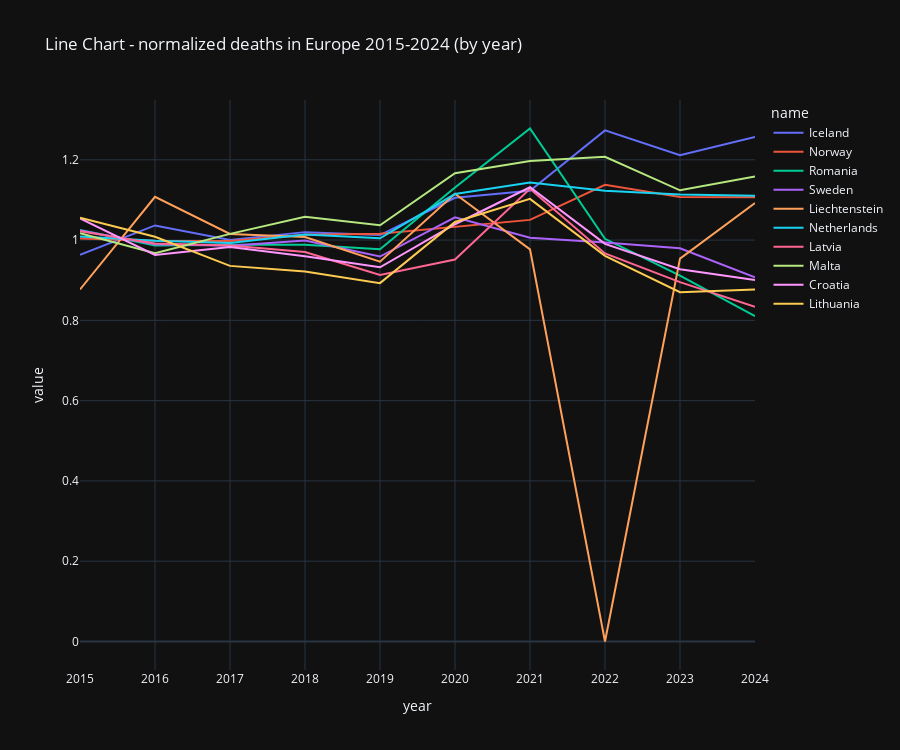

This figure's notebook cell:
### Markdown cell above
* Note
here we can see some data might not be trust-worthy.
see `Liechtenstein`

### Code cell
title = 'Line Chart - normalized deaths in Europe 2015-2024 (by year)'
display(MD(f'### {title}'))

display(MD(f'#### Only the top 5 values in 2024, and the bottom 5 values in 2024'))
display(MD(f'#### Only where the deaths are from people who are less than 80 years old'))

temp = cd[(cd['source']=='deaths') & (cd['filter']=='LT80') & (cd['value_type']=='normalized')]

head2024 = temp[(temp['year']==2024)].sort_values(by='value', ascending=False).head(5)
tail2024 = temp[(temp['year']==2024)].sort_values(by='value', ascending=False).tail(5)


temp = temp[
    (temp['name'].isin(head2024.name))
    | (temp['name'].isin(tail2024.name))
    ]

temp = temp.sort_values(by='value', ascending=True)
temp = temp.sort_values(by='year', ascending=True)


fig = px.line(
    temp,
    x='year',
    y='value',
    color='name',
    height=750 ,
    hover_data={
        'name', 'abbr', 'value'
    },
    title=title
    )
fig.update_layout(template="plotly_dark")

### Figure 1 — Plotly figure (JSON) as saved in the notebook; plotly's stock layout.template omitted (floating-point values rounded to 4 significant figures)
{"data": [{"customdata": [["IS", "Iceland"], ["IS", "Iceland"], ["IS", "Iceland"], ["IS", "Iceland"], ["IS", "Iceland"], ["IS", "Iceland"], ["IS", "Iceland"], ["IS", "Iceland"], ["IS", "Iceland"], ["IS", "Iceland"]], "hovertemplate": "name=%{customdata[1]}<br>year=%{x}<br>value=%{y}<br>abbr=%{customdata[0]}<extra></extra>", "legendgroup": "Iceland", "line": {"color": "#636efa", "dash": "solid"}, "marker": {"symbol": "circle"}, "mode": "lines", "name": "Iceland", "orientation": "v", "showlegend": true, "type": "scatter", "x": [2015, 2016, 2017, 2018, 2019, 2020, 2021, 2022, 2023, 2024], "xaxis": "x", "y": [0.9635, 1.036, 1, 1.02, 1.013, 1.105, 1.123, 1.273, 1.212, 1.257], "yaxis": "y"}, {"customdata": [["NO", "Norway"], ["NO", "Norway"], ["NO", "Norway"], ["NO", "Norway"], ["NO", "Norway"], ["NO", "Norway"], ["NO", "Norway"], ["NO", "Norway"], ["NO", "Norway"], ["NO", "Norway"]], "hovertemplate": "name=%{customdata[1]}<br>year=%{x}<br>value=%{y}<br>abbr=%{customdata[0]}<extra></extra>", "legendgroup": "Norway", "line": {"color": "#EF553B", "dash": "solid"}, "marker": {"symbol": "circle"}, "mode": "lines", "name": "Norway", "orientation": "v", "showlegend": true, "type": "scatter", "x": [2015, 2016, 2017, 2018, 2019, 2020, 2021, 2022, 2023, 2024], "xaxis": "x", "y": [1.004, 0.9982, 0.998, 1.013, 1.016, 1.034, 1.05, 1.138, 1.107, 1.106], "yaxis": "y"}, {"customdata": [["RO", "Romania"], ["RO", "Romania"], ["RO", "Romania"], ["RO", "Romania"], ["RO", "Romania"], ["RO", "Romania"], ["RO", "Romania"], ["RO", "Romania"], ["RO", "Romania"], ["RO", "Romania"]], "hovertemplate": "name=%{customdata[1]}<br>year=%{x}<br>value=%{y}<br>abbr=%{customdata[0]}<extra></extra>", "legendgroup": "Romania", "line": {"color": "#00cc96", "dash": "solid"}, "marker": {"symbol": "circle"}, "mode": "lines", "name": "Romania", "orientation": "v", "showlegend": true, "type": "scatter", "x": [2015, 2016, 2017, 2018, 2019, 2020, 2021, 2022, 2023, 2024], "xaxis": "x", "y": [1.025, 0.9865, 0.9886, 0.9887, 0.977, 1.131, 1.278, 1.003, 0.9113, 0.8105], "yaxis": "y"}, {"customdata": [["SE", "Sweden"], ["SE", "Sweden"], ["SE", "Sweden"], ["SE", "Sweden"], ["SE", "Sweden"], ["SE", "Sweden"], ["SE", "Sweden"], ["SE", "Sweden"], ["SE", "Sweden"], ["SE", "Sweden"]], "hovertemplate": "name=%{customdata[1]}<br>year=%{x}<br>value=%{y}<br>abbr=%{customdata[0]}<extra></extra>", "legendgroup": "Sweden", "line": {"color": "#ab63fa", "dash": "solid"}, "marker": {"symbol": "circle"}, "mode": "lines", "name": "Sweden", "orientation": "v", "showlegend": true, "type": "scatter", "x": [2015, 2016, 2017, 2018, 2019, 2020, 2021, 2022, 2023, 2024], "xaxis": "x", "y": [1.024, 0.9899, 0.9861, 0.9987, 0.959, 1.057, 1.006, 0.994, 0.9794, 0.9073], "yaxis": "y"}, {"customdata": [["LI", "Liechtenstein"], ["LI", "Liechtenstein"], ["LI", "Liechtenstein"], ["LI", "Liechtenstein"], ["LI", "Liechtenstein"], ["LI", "Liechtenstein"], ["LI", "Liechtenstein"], ["LI", "Liechtenstein"], ["LI", "Liechtenstein"], ["LI", "Liechtenstein"]], "hovertemplate": "name=%{customdata[1]}<br>year=%{x}<br>value=%{y}<br>abbr=%{customdata[0]}<extra></extra>", "legendgroup": "Liechtenstein", "line": {"color": "#FFA15A", "dash": "solid"}, "marker": {"symbol": "circle"}, "mode": "lines", "name": "Liechtenstein", "orientation": "v", "showlegend": true, "type": "scatter", "x": [2015, 2016, 2017, 2018, 2019, 2020, 2021, 2022, 2023, 2024], "xaxis": "x", "y": [0.8769, 1.108, 1.015, 1.008, 0.9462, 1.115, 0.9769, 0, 0.9538, 1.092], "yaxis": "y"}, {"customdata": [["NL", "Netherlands"], ["NL", "Netherlands"], ["NL", "Netherlands"], ["NL", "Netherlands"], ["NL", "Netherlands"], ["NL", "Netherlands"], ["NL", "Netherlands"], ["NL", "Netherlands"], ["NL", "Netherlands"], ["NL", "Netherlands"]], "hovertemplate": "name=%{customdata[1]}<br>year=%{x}<br>value=%{y}<br>abbr=%{customdata[0]}<extra></extra>", "legendgroup": "Netherlands", "line": {"color": "#19d3f3", "dash": "solid"}, "marker": {"symbol": "circle"}, "mode": "lines", "name": "Netherlands", "orientation": "v", "showlegend": true, "type": "scatter", "x": [2015, 2016, 2017, 2018, 2019, 2020, 2021, 2022, 2023, 2024], "xaxis": "x", "y": [1.009, 0.9981, 0.9928, 1.014, 1.004, 1.115, 1.144, 1.123, 1.113, 1.111], "yaxis": "y"}, {"customdata": [["LV", "Latvia"], ["LV", "Latvia"], ["LV", "Latvia"], ["LV", "Latvia"], ["LV", "Latvia"], ["LV", "Latvia"], ["LV", "Latvia"], ["LV", "Latvia"], ["LV", "Latvia"], ["LV", "Latvia"]], "hovertemplate": "name=%{customdata[1]}<br>year=%{x}<br>value=%{y}<br>abbr=%{customdata[0]}<extra></extra>", "legendgroup": "Latvia", "line": {"color": "#FF6692", "dash": "solid"}, "marker": {"symbol": "circle"}, "mode": "lines", "name": "Latvia", "orientation": "v", "showlegend": true, "type": "scatter", "x": [2015, 2016, 2017, 2018, 2019, 2020, 2021, 2022, 2023, 2024], "xaxis": "x", "y": [1.022, 0.9913, 0.9866, 0.9703, 0.9129, 0.9516, 1.128, 0.9666, 0.8951, 0.8336], "yaxis": "y"}, {"customdata": [["MT", "Malta"], ["MT", "Malta"], ["MT", "Malta"], ["MT", "Malta"], ["MT", "Malta"], ["MT", "Malta"], ["MT", "Malta"], ["MT", "Malta"], ["MT", "Malta"], ["MT", "Malta"]], "hovertemplate": "name=%{customdata[1]}<br>year=%{x}<br>value=%{y}<br>abbr=%{customdata[0]}<extra></extra>", "legendgroup": "Malta", "line": {"color": "#B6E880", "dash": "solid"}, "marker": {"symbol": "circle"}, "mode": "lines", "name": "Malta", "orientation": "v", "showlegend": true, "type": "scatter", "x": [2015, 2016, 2017, 2018, 2019, 2020, 2021, 2022, 2023, 2024], "xaxis": "x", "y": [1.017, 0.9672, 1.016, 1.058, 1.037, 1.166, 1.197, 1.208, 1.124, 1.159], "yaxis": "y"}, {"customdata": [["HR", "Croatia"], ["HR", "Croatia"], ["HR", "Croatia"], ["HR", "Croatia"], ["HR", "Croatia"], ["HR", "Croatia"], ["HR", "Croatia"], ["HR", "Croatia"], ["HR", "Croatia"], ["HR", "Croatia"]], "hovertemplate": "name=%{customdata[1]}<br>year=%{x}<br>value=%{y}<br>abbr=%{customdata[0]}<extra></extra>", "legendgroup": "Croatia", "line": {"color": "#FF97FF", "dash": "solid"}, "marker": {"symbol": "circle"}, "mode": "lines", "name": "Croatia", "orientation": "v", "showlegend": true, "type": "scatter", "x": [2015, 2016, 2017, 2018, 2019, 2020, 2021, 2022, 2023, 2024], "xaxis": "x", "y": [1.054, 0.963, 0.9831, 0.9597, 0.9323, 1.039, 1.132, 0.9905, 0.9275, 0.9006], "yaxis": "y"}, {"customdata": [["LT", "Lithuania"], ["LT", "Lithuania"], ["LT", "Lithuania"], ["LT", "Lithuania"], ["LT", "Lithuania"], ["LT", "Lithuania"], ["LT", "Lithuania"], ["LT", "Lithuania"], ["LT", "Lithuania"], ["LT", "Lithuania"]], "hovertemplate": "name=%{customdata[1]}<br>year=%{x}<br>value=%{y}<br>abbr=%{customdata[0]}<extra></extra>", "legendgroup": "Lithuania", "line": {"color": "#FECB52", "dash": "solid"}, "marker": {"symbol": "circle"}, "mode": "lines", "name": "Lithuania", "orientation": "v", "showlegend": true, "type": "scatter", "x": [2015, 2016, 2017, 2018, 2019, 2020, 2021, 2022, 2023, 2024], "xaxis": "x", "y": [1.056, 1.008, 0.9357, 0.9215, 0.8928, 1.045, 1.103, 0.9607, 0.87, 0.8766], "yaxis": "y"}], "layout": {"height": 750, "legend": {"title": {"text": "name"}, "tracegroupgap": 0}, "title": {"text": "Line Chart - normalized deaths in Europe 2015-2024 (by year)"}, "xaxis": {"anchor": "y", "domain": [0, 1], "title": {"text": "year"}}, "yaxis": {"anchor": "x", "domain": [0, 1], "title": {"text": "value"}}}}
